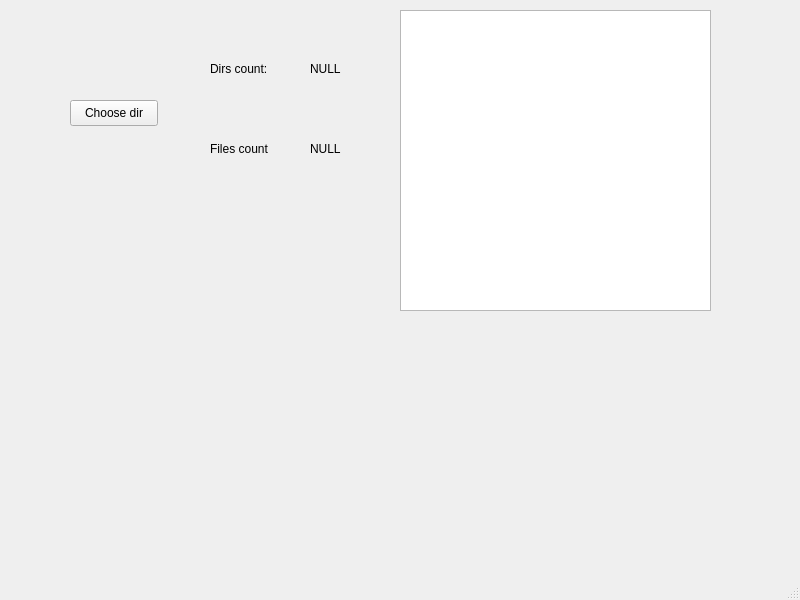
<?xml version="1.0" encoding="UTF-8"?>
<ui version="4.0">
 <class>MainWindow</class>
 <widget class="QMainWindow" name="MainWindow">
  <property name="geometry">
   <rect>
    <x>0</x>
    <y>0</y>
    <width>800</width>
    <height>600</height>
   </rect>
  </property>
  <property name="windowTitle">
   <string>MainWindow</string>
  </property>
  <widget class="QWidget" name="centralwidget">
   <widget class="QPushButton" name="pushButton">
    <property name="geometry">
     <rect>
      <x>70</x>
      <y>100</y>
      <width>88</width>
      <height>26</height>
     </rect>
    </property>
    <property name="text">
     <string>Choose dir</string>
    </property>
   </widget>
   <widget class="QLabel" name="label">
    <property name="geometry">
     <rect>
      <x>210</x>
      <y>60</y>
      <width>91</width>
      <height>18</height>
     </rect>
    </property>
    <property name="text">
     <string>Dirs count:</string>
    </property>
   </widget>
   <widget class="QLabel" name="label_2">
    <property name="geometry">
     <rect>
      <x>210</x>
      <y>140</y>
      <width>91</width>
      <height>18</height>
     </rect>
    </property>
    <property name="text">
     <string>Files count</string>
    </property>
   </widget>
   <widget class="QLabel" name="dirs">
    <property name="geometry">
     <rect>
      <x>310</x>
      <y>60</y>
      <width>66</width>
      <height>18</height>
     </rect>
    </property>
    <property name="text">
     <string>NULL</string>
    </property>
   </widget>
   <widget class="QLabel" name="files">
    <property name="geometry">
     <rect>
      <x>310</x>
      <y>140</y>
      <width>66</width>
      <height>18</height>
     </rect>
    </property>
    <property name="text">
     <string>NULL</string>
    </property>
   </widget>
   <widget class="QTextBrowser" name="pathdInfo">
    <property name="geometry">
     <rect>
      <x>400</x>
      <y>10</y>
      <width>311</width>
      <height>301</height>
     </rect>
    </property>
   </widget>
  </widget>
  <widget class="QMenuBar" name="menubar">
   <property name="geometry">
    <rect>
     <x>0</x>
     <y>0</y>
     <width>800</width>
     <height>23</height>
    </rect>
   </property>
  </widget>
  <widget class="QStatusBar" name="statusbar"/>
 </widget>
 <resources/>
 <connections/>
</ui>
